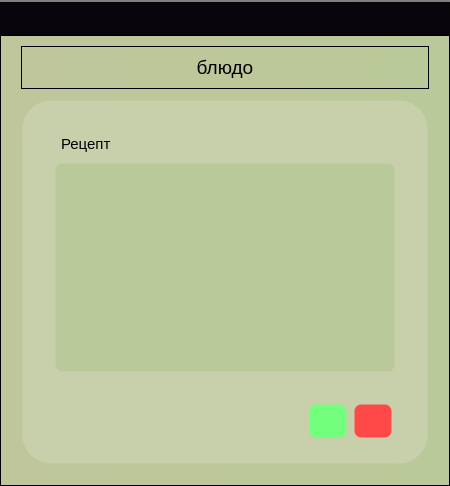
<?xml version="1.0" encoding="UTF-8"?>
<ui version="4.0">
 <class>Dialog</class>
 <widget class="QDialog" name="Dialog">
  <property name="geometry">
   <rect>
    <x>0</x>
    <y>0</y>
    <width>450</width>
    <height>486</height>
   </rect>
  </property>
  <property name="windowTitle">
   <string>Редактирование</string>
  </property>
  <property name="styleSheet">
   <string notr="true">QDialog{
border:2px solid gray;
}
*{
background-color:qlineargradient(spread:pad, x1:0, y1:0, x2:1, y2:0, stop:0 rgba(191, 198, 155, 255), stop:1 rgba(186, 201, 153, 255));
}
QTabWidget::pane {
 border: 0;
 }

QPushButton{
background-color:white;
color:black;
height:30px;
}
QTableWidget{
background-color:#071e26;
}
QTextBrowser{
background-color:#071e26;
}
Qlabel{
}
QScrollBar:vertical {
            border: 1px solid rgb(200, 208, 171);
			border-radius: 5px;
            background-color:#C8D0AB;
            width:18px;    
            margin: 0px px 3px 0px;
        }
        QScrollBar::handle:vertical {         
            min-height: 0px;
            border-top: 2px solid black;
		border-bottom: 2px solid black;
            border-radius: 4px;
            background-color: rgb(186, 201, 153);
			margin-top:-1px;
        }
QScrollBar::handle:vertical:hover {         
           background-color: #E1E5C3;
        }
QScrollBar::handle:vertical:pressed {         
           background-color:#FBFFD8;
        }

        QScrollBar::add-line:vertical {       
            height: 0px;
            subcontrol-position: bottom;
            subcontrol-origin: margin;
        }
        QScrollBar::sub-line:vertical {
            height: 0px;
            subcontrol-position: top;
            subcontrol-origin: margin;
        }

#centralwidget{
	background-color: black;
}
QPushButton{
background-color: white;
border-radius: 20px;
}
QTableWidget{
background-color:black;
}

MainWindow{
	border-radius: 10px;
}</string>
  </property>
  <layout class="QGridLayout" name="gridLayout">
   <property name="leftMargin">
    <number>0</number>
   </property>
   <property name="topMargin">
    <number>0</number>
   </property>
   <property name="rightMargin">
    <number>0</number>
   </property>
   <property name="bottomMargin">
    <number>0</number>
   </property>
   <property name="spacing">
    <number>0</number>
   </property>
   <item row="0" column="0">
    <widget class="QFrame" name="centralwidget">
     <property name="styleSheet">
      <string notr="true">#centralwidget{
border-top:2px solid gray;
}</string>
     </property>
     <layout class="QGridLayout" name="gridLayout_2">
      <property name="leftMargin">
       <number>0</number>
      </property>
      <property name="topMargin">
       <number>0</number>
      </property>
      <property name="rightMargin">
       <number>0</number>
      </property>
      <property name="bottomMargin">
       <number>0</number>
      </property>
      <property name="spacing">
       <number>0</number>
      </property>
      <item row="1" column="0">
       <widget class="QFrame" name="frame">
        <property name="styleSheet">
         <string notr="true"/>
        </property>
        <property name="frameShape">
         <enum>QFrame::StyledPanel</enum>
        </property>
        <property name="frameShadow">
         <enum>QFrame::Raised</enum>
        </property>
        <layout class="QGridLayout" name="gridLayout_3">
         <property name="leftMargin">
          <number>20</number>
         </property>
         <property name="topMargin">
          <number>10</number>
         </property>
         <property name="rightMargin">
          <number>20</number>
         </property>
         <property name="bottomMargin">
          <number>20</number>
         </property>
         <property name="horizontalSpacing">
          <number>20</number>
         </property>
         <property name="verticalSpacing">
          <number>10</number>
         </property>
         <item row="1" column="0">
          <widget class="QFrame" name="frame_39">
           <property name="sizePolicy">
            <sizepolicy hsizetype="Expanding" vsizetype="Preferred">
             <horstretch>0</horstretch>
             <verstretch>0</verstretch>
            </sizepolicy>
           </property>
           <property name="minimumSize">
            <size>
             <width>0</width>
             <height>0</height>
            </size>
           </property>
           <property name="font">
            <font>
             <family>a_FuturaRoundTitulSh</family>
             <pointsize>10</pointsize>
             <weight>75</weight>
             <bold>true</bold>
            </font>
           </property>
           <property name="styleSheet">
            <string notr="true">*{
background-color:#C8D0AB;
border: 3px solid transparent;
border-radius:30px;
}
QLineEdit{
background-color:rgb(186, 201, 153);
min-height:28px;
border-radius:8px;
selection-color: black; 
selection-background-color: rgb(225, 229, 195);
}
QTextBrowser{
background-color:rgb(186, 201, 153);
min-height:28px;
border-radius:8px;
selection-color: black; 
selection-background-color: rgb(225, 229, 195);
}

#label_price_error{
border: 0px solid transparent;
border-radius:0px;
color:red;
min-height:15px;
max-height:20px;
margin-left:5px;
}

#label_text_error{
border: 0px solid transparent;
border-radius:0px;
color:red;
min-height:15px;
max-height:20px;
margin-left:5px;
}</string>
           </property>
           <property name="frameShape">
            <enum>QFrame::StyledPanel</enum>
           </property>
           <property name="frameShadow">
            <enum>QFrame::Raised</enum>
           </property>
           <layout class="QVBoxLayout" name="verticalLayout_14">
            <property name="spacing">
             <number>6</number>
            </property>
            <property name="leftMargin">
             <number>30</number>
            </property>
            <property name="topMargin">
             <number>30</number>
            </property>
            <property name="rightMargin">
             <number>30</number>
            </property>
            <property name="bottomMargin">
             <number>20</number>
            </property>
            <item>
             <widget class="QLabel" name="label_3">
              <property name="font">
               <font>
                <pointsize>11</pointsize>
                <italic>false</italic>
                <underline>false</underline>
                <strikeout>false</strikeout>
               </font>
              </property>
              <property name="styleSheet">
               <string notr="true">width: 75%;</string>
              </property>
              <property name="text">
               <string>Рецепт</string>
              </property>
             </widget>
            </item>
            <item>
             <widget class="QTextBrowser" name="textBrowser">
              <property name="font">
               <font>
                <pointsize>12</pointsize>
               </font>
              </property>
              <property name="styleSheet">
               <string notr="true">QTextBrowser{
background-color:rgb(186, 201, 153);
min-height:28px;
selection-color: black; 
selection-background-color: rgb(225, 229, 195);
}</string>
              </property>
              <property name="readOnly">
               <bool>false</bool>
              </property>
             </widget>
            </item>
            <item>
             <widget class="QLabel" name="label_text_error">
              <property name="maximumSize">
               <size>
                <width>16777215</width>
                <height>20</height>
               </size>
              </property>
              <property name="font">
               <font>
                <pointsize>9</pointsize>
               </font>
              </property>
              <property name="text">
               <string/>
              </property>
              <property name="alignment">
               <set>Qt::AlignLeading|Qt::AlignLeft|Qt::AlignTop</set>
              </property>
             </widget>
            </item>
            <item alignment="Qt::AlignRight">
             <widget class="QFrame" name="frame_2">
              <property name="minimumSize">
               <size>
                <width>0</width>
                <height>0</height>
               </size>
              </property>
              <property name="styleSheet">
               <string notr="true">*{
background-color:transparent;
border: 3px solid transparent;
}
QPushButton {
border-radius:8px;
}

</string>
              </property>
              <property name="frameShape">
               <enum>QFrame::StyledPanel</enum>
              </property>
              <property name="frameShadow">
               <enum>QFrame::Raised</enum>
              </property>
              <layout class="QHBoxLayout" name="horizontalLayout">
               <property name="spacing">
                <number>5</number>
               </property>
               <property name="leftMargin">
                <number>0</number>
               </property>
               <property name="topMargin">
                <number>0</number>
               </property>
               <property name="rightMargin">
                <number>0</number>
               </property>
               <property name="bottomMargin">
                <number>0</number>
               </property>
               <item>
                <widget class="QPushButton" name="pushButton_11">
                 <property name="enabled">
                  <bool>true</bool>
                 </property>
                 <property name="minimumSize">
                  <size>
                   <width>40</width>
                   <height>35</height>
                  </size>
                 </property>
                 <property name="maximumSize">
                  <size>
                   <width>40</width>
                   <height>16777215</height>
                  </size>
                 </property>
                 <property name="font">
                  <font>
                   <pointsize>11</pointsize>
                  </font>
                 </property>
                 <property name="styleSheet">
                  <string notr="true">QPushButton:enabled{
background-color:rgb(114, 255, 123);
}
QPushButton:disabled{
background-color:rgb(188, 198, 161);
}
QPushButton:hover{
background-color:rgb(46, 239, 46);
}
QPushButton:pressed{
background-color:rgb(122, 255, 101);
}
</string>
                 </property>
                 <property name="text">
                  <string/>
                 </property>
                 <property name="icon">
                  <iconset resource="icons/icons.qrc">
                   <normaloff>:/icons/icons_images/check-square.svg</normaloff>:/icons/icons_images/check-square.svg</iconset>
                 </property>
                 <property name="iconSize">
                  <size>
                   <width>20</width>
                   <height>20</height>
                  </size>
                 </property>
                </widget>
               </item>
               <item>
                <widget class="QPushButton" name="pushButton_10">
                 <property name="enabled">
                  <bool>true</bool>
                 </property>
                 <property name="minimumSize">
                  <size>
                   <width>40</width>
                   <height>35</height>
                  </size>
                 </property>
                 <property name="maximumSize">
                  <size>
                   <width>40</width>
                   <height>16777215</height>
                  </size>
                 </property>
                 <property name="font">
                  <font>
                   <pointsize>11</pointsize>
                  </font>
                 </property>
                 <property name="styleSheet">
                  <string notr="true">QPushButton:enabled{
background-color:rgb(255, 73, 73);
}
QPushButton:disabled{
background-color:rgb(188, 198, 161);
}
QPushButton:hover{
background-color:rgb(255, 0, 0);
}
QPushButton:pressed{
background-color:rgb(255, 73, 73);
}
</string>
                 </property>
                 <property name="text">
                  <string/>
                 </property>
                 <property name="icon">
                  <iconset resource="icons/icons.qrc">
                   <normaloff>:/icons/icons_images/x-square.svg</normaloff>:/icons/icons_images/x-square.svg</iconset>
                 </property>
                 <property name="iconSize">
                  <size>
                   <width>20</width>
                   <height>20</height>
                  </size>
                 </property>
                </widget>
               </item>
              </layout>
             </widget>
            </item>
           </layout>
          </widget>
         </item>
         <item row="0" column="0">
          <widget class="QFrame" name="frame_3">
           <property name="frameShape">
            <enum>QFrame::StyledPanel</enum>
           </property>
           <property name="frameShadow">
            <enum>QFrame::Raised</enum>
           </property>
           <layout class="QHBoxLayout" name="horizontalLayout_2">
            <item>
             <widget class="QLabel" name="label_2">
              <property name="font">
               <font>
                <pointsize>14</pointsize>
               </font>
              </property>
              <property name="text">
               <string>блюдо</string>
              </property>
              <property name="alignment">
               <set>Qt::AlignCenter</set>
              </property>
             </widget>
            </item>
           </layout>
          </widget>
         </item>
        </layout>
       </widget>
      </item>
      <item row="0" column="0">
       <widget class="QFrame" name="header_frame">
        <property name="minimumSize">
         <size>
          <width>0</width>
          <height>31</height>
         </size>
        </property>
        <property name="maximumSize">
         <size>
          <width>16777215</width>
          <height>33</height>
         </size>
        </property>
        <property name="styleSheet">
         <string notr="true">background-color: rgb(9, 5, 13);</string>
        </property>
        <property name="frameShape">
         <enum>QFrame::StyledPanel</enum>
        </property>
        <property name="frameShadow">
         <enum>QFrame::Raised</enum>
        </property>
        <layout class="QHBoxLayout" name="horizontalLayout_7">
         <property name="spacing">
          <number>0</number>
         </property>
         <property name="leftMargin">
          <number>0</number>
         </property>
         <property name="topMargin">
          <number>0</number>
         </property>
         <property name="rightMargin">
          <number>0</number>
         </property>
         <property name="bottomMargin">
          <number>0</number>
         </property>
         <item alignment="Qt::AlignRight|Qt::AlignTop">
          <widget class="QFrame" name="frame_11">
           <property name="minimumSize">
            <size>
             <width>95</width>
             <height>29</height>
            </size>
           </property>
           <property name="styleSheet">
            <string notr="true"/>
           </property>
           <property name="frameShape">
            <enum>QFrame::StyledPanel</enum>
           </property>
           <property name="frameShadow">
            <enum>QFrame::Raised</enum>
           </property>
           <layout class="QHBoxLayout" name="horizontalLayout_8">
            <property name="spacing">
             <number>0</number>
            </property>
            <property name="leftMargin">
             <number>0</number>
            </property>
            <property name="topMargin">
             <number>0</number>
            </property>
            <property name="rightMargin">
             <number>0</number>
            </property>
            <property name="bottomMargin">
             <number>0</number>
            </property>
            <item alignment="Qt::AlignRight">
             <widget class="QPushButton" name="close_window_button">
              <property name="minimumSize">
               <size>
                <width>49</width>
                <height>0</height>
               </size>
              </property>
              <property name="maximumSize">
               <size>
                <width>16777215</width>
                <height>33</height>
               </size>
              </property>
              <property name="styleSheet">
               <string notr="true">#close_window_button:hover {
   background: red;
   border: 2px solid #d0d0d0;
	border-radius: 4px
}</string>
              </property>
              <property name="text">
               <string/>
              </property>
              <property name="icon">
               <iconset resource="icons/icons.qrc">
                <normaloff>:/icons/icons_images/bar_x.svg</normaloff>:/icons/icons_images/bar_x.svg</iconset>
              </property>
             </widget>
            </item>
           </layout>
          </widget>
         </item>
        </layout>
       </widget>
      </item>
     </layout>
    </widget>
   </item>
  </layout>
 </widget>
 <resources>
  <include location="icons/icons.qrc"/>
 </resources>
 <connections/>
</ui>
